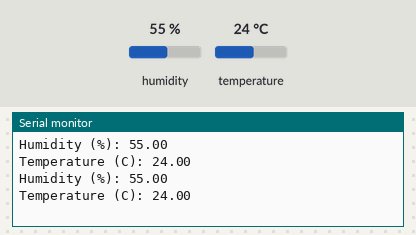
Bench run of a sketch on a simulated ESP32. Parts: the last lines printed to the serial monitor. Inputs (shaded band) come from the test bench; at power-on: humidity 55 %, temperature 24 °C.

Above: at 2.8 s.
2.9 s: humidity set to 22 %
At 4.7 s:
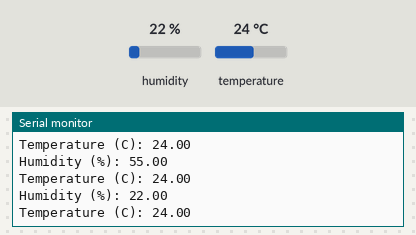
5.6 s: temperature set to 12 °C
At 7.1 s:
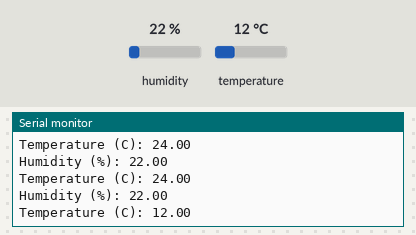
8.3 s: humidity set to 40 %
At 10.6 s:
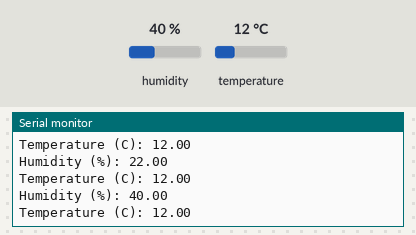
Timing chart, 0 to 12.1 s (numbered marks = the images above; inputs shaded):
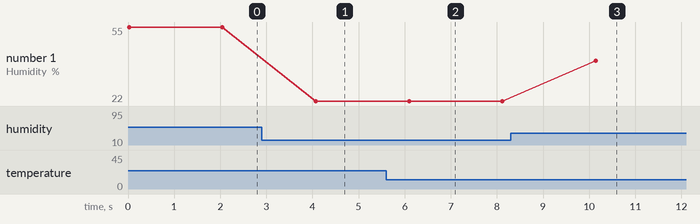

The sketch:

esp32_dht11.ino
```cpp
#include <dht11.h>
#define DHT11PIN GPIO_NUM_22  //é igual a int DHT11PIN = GPIO_NUM_22;

dht11 DHT11;

void setup()
{
  Serial.begin(921600);
 pinMode(22, INPUT);
}

void loop()
{
  Serial.println();

  int chk = DHT11.read(DHT11PIN);

  Serial.print("Humidity (%): ");
  Serial.println((float)DHT11.humidity, 2);

  Serial.print("Temperature (C): ");
  Serial.println((float)DHT11.temperature, 2);

  delay(2000);

}
```

Measured:
- after the input at 2.9 s, the serial monitor: prints a new line after 1.2 s (image 1)
- after the input at 5.6 s, the serial monitor: prints a new line after 0.49 s (image 2)
- after the input at 8.3 s, the serial monitor: prints a new line after 1.8 s (image 3)
- plotted number 1: 55 → 22 after the input at 2.9 s, 22 → 40 after the input at 8.3 s
